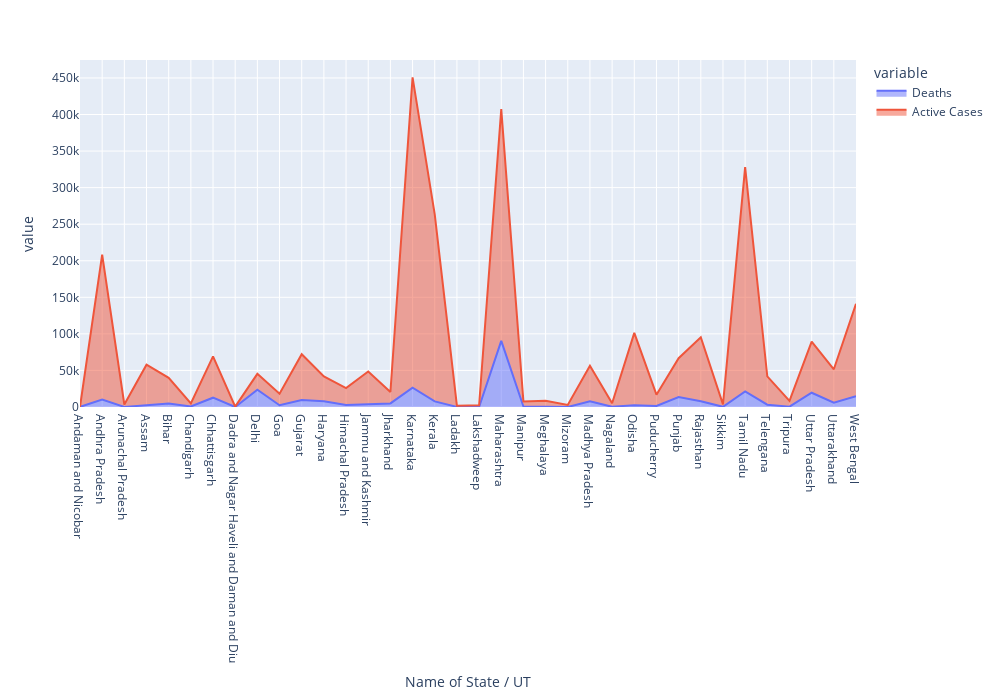

The notebook cell this image was saved under:
### Markdown cell above
# AREA GRAPH COMPARISION BETWEEN DEATH VS ACTIVE CASES

### Code cell
#data.iplot()
px.line(data,"Name of State / UT" , y=["Deaths","Active Cases"])
fig=px.area(data,"Name of State / UT" , y=["Deaths","Active Cases"],width=1000, height=700)
data["Name of State / UT"]=data["Name of State / UT"].replace(["Dadra and Nagar Haveli and Daman and Diu"],"DN-DD")
data
fig.show()

### Figure 1 — Plotly figure (JSON) as saved in the notebook; plotly's stock layout.template omitted (floating-point values rounded to 4 significant figures)
{"data": [{"hovertemplate": "variable=Deaths<br>Name of State / UT=%{x}<br>value=%{y}<extra></extra>", "legendgroup": "Deaths", "line": {"color": "#636efa"}, "mode": "lines", "name": "Deaths", "orientation": "v", "showlegend": true, "stackgroup": "1", "type": "scatter", "x": ["Andaman and Nicobar", "Andhra Pradesh", "Arunachal Pradesh", "Assam", "Bihar", "Chandigarh", "Chhattisgarh", "Dadra and Nagar Haveli and Daman and Diu", "Delhi", "Goa", "Gujarat", "Haryana", "Himachal Pradesh", "Jammu and Kashmir", "Jharkhand", "Karnataka", "Kerala", "Ladakh", "Lakshadweep", "Maharashtra", "Manipur", "Meghalaya", "Mizoram", "Madhya Pradesh", "Nagaland", "Odisha", "Puducherry", "Punjab", "Rajasthan", "Sikkim", "Tamil Nadu", "Telengana", "Tripura", "Uttar Pradesh", "Uttarakhand", "West Bengal"], "xaxis": "x", "y": [106, 10328, 104, 2915, 4746, 714, 12723, 4, 23565, 2460, 9665, 7735, 2887, 3662, 4891, 26399, 7731, 179, 26, 90349, 720, 502, 34, 7686, 315, 2549, 1408, 13642, 7911, 237, 21340, 3169, 473, 19519, 6020, 14674], "yaxis": "y"}, {"hovertemplate": "variable=Active Cases<br>Name of State / UT=%{x}<br>value=%{y}<extra></extra>", "legendgroup": "Active Cases", "line": {"color": "#EF553B"}, "mode": "lines", "name": "Active Cases", "orientation": "v", "showlegend": true, "stackgroup": "1", "type": "scatter", "x": ["Andaman and Nicobar", "Andhra Pradesh", "Arunachal Pradesh", "Assam", "Bihar", "Chandigarh", "Chhattisgarh", "Dadra and Nagar Haveli and Daman and Diu", "Delhi", "Goa", "Gujarat", "Haryana", "Himachal Pradesh", "Jammu and Kashmir", "Jharkhand", "Karnataka", "Kerala", "Ladakh", "Lakshadweep", "Maharashtra", "Manipur", "Meghalaya", "Mizoram", "Madhya Pradesh", "Nagaland", "Odisha", "Puducherry", "Punjab", "Rajasthan", "Sikkim", "Tamil Nadu", "Telengana", "Tripura", "Uttar Pradesh", "Uttarakhand", "West Bengal"], "xaxis": "x", "y": [228, 198023, 3323, 54888, 35130, 4063, 56474, 431, 21739, 15706, 62506, 34088, 23053, 44918, 15641, 424402, 255788, 1561, 2320, 317038, 6785, 7971, 2743, 48634, 4806, 98838, 15475, 53127, 87391, 3370, 306652, 38706, 8001, 69828, 45568, 126376], "yaxis": "y"}], "layout": {"height": 700, "legend": {"title": {"text": "variable"}, "tracegroupgap": 0}, "margin": {"t": 60}, "width": 1000, "xaxis": {"anchor": "y", "domain": [0, 1], "title": {"text": "Name of State / UT"}}, "yaxis": {"anchor": "x", "domain": [0, 1], "title": {"text": "value"}}}}
